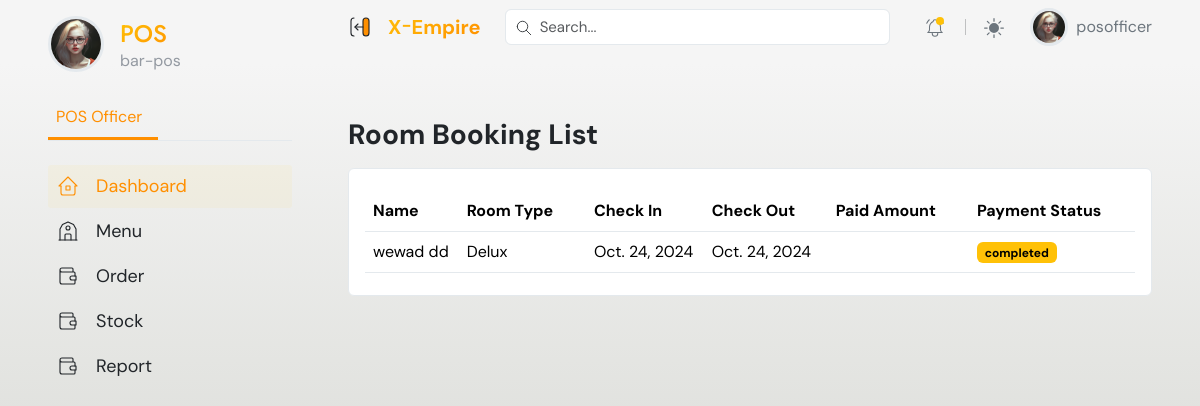
The page /dashboard/admin/view/booking_list/ (signed in) on the database its author committed.
### accounts/models.py (models this page shows, shortened)
class User(AbstractUser):
    email = models.EmailField(unique=True)
    phone = models.CharField(max_length=100, null=True, blank=True)
    is_admin = models.BooleanField(default=False)
    is_supervisor = models.BooleanField(default=False)
    is_account_officer = models.BooleanField(default=False)
    is_frontdesk_officer = models.BooleanField(default=False)
    is_pos_officer = models.BooleanField(default=False)
    is_worker = models.BooleanField(default=False)
    active_status = models.BooleanField(default=False)
    t_and_c = models.BooleanField(default=False)

### hrm/models.py (models this page shows, shortened)
class Employee(models.Model):
    WorkerRoles = (
        ('front_desk', 'front_desk'),
        ('pos_staff', 'pos_staff'),
        ('hr_staff', 'hr_ataff'),
        ('manager', 'manager'),
        ('waiter', 'waiter'),
        ('supervisor', 'supervisor'),
        ('potter', 'potter'),
        ('accountant', 'accountant'),
        ('store_keeper', 'store_keeper'),
        ('security', 'security'),
    )
    user = models.OneToOneField(User, on_delete=models.CASCADE, related_name='employee_profile', null=True, blank=True)
    department_location = models.ForeignKey(DepartmentLocation, on_delete=models.CASCADE, related_name='employee_department',blank=True, null=True)
    role = models.CharField(max_length=50, choices=WorkerRoles, null=True, blank=True)
    emergency_contact_name = models.CharField(max_length=255, null=True, blank=True)
    emergency_contact_relationship = models.CharField(max_length=255, null=True, blank=True)
    emergency_contact_phone = models.CharField(max_length=20, null=True, blank=True, )
    skills = models.ManyToManyField('Skill', related_name='employees', blank=True)
    certifications = models.ManyToManyField('Certification', related_name='employees', blank=True)
    contract_type = models.CharField(max_length=50, choices=[('full_time', 'Full-Time'), ('part_time', 'Part-Time'), ('temporary', 'Temporary')], null=True, blank=True)
    contract_start_date = models.DateField(null=True, blank=True)
    contract_end_date = models.DateField(null=True, blank=True)
    contract_renewal_date = models.DateField(null=True, blank=True)

class DepartmentLocation(models.Model):
    department = models.ForeignKey(Department, on_delete=models.CASCADE, related_name='locations')
    name = models.CharField(max_length=100)
    description = models.TextField(blank=True, null=True)
    date_created = models.DateTimeField(auto_now_add=True)
    class Meta:
        unique_together = ('department', 'name')

### bookings/models.py (models this page shows, shortened)
class Transaction(models.Model):
    user = models.ForeignKey(User, on_delete=models.SET_NULL, null=True, blank=True)
    hotel = models.ForeignKey('Hotel', on_delete=models.SET_NULL, null=True)
    room_type = models.ForeignKey('RoomType', on_delete=models.SET_NULL, null=True)
    room = models.ForeignKey('Room', on_delete=models.CASCADE,null= True)  # This can be used for both bookings and reservations
    check_in_date = models.DateField()
    check_out_date = models.DateField()
    num_adults = models.PositiveIntegerField(default=1)
    num_children = models.PositiveIntegerField(default=0)
    total_amount = models.DecimalField(max_digits=12, decimal_places=2, default=0.00)
    date_created = models.DateTimeField(auto_now_add=True)
    class Meta:
        abstract = True

class Booking(Transaction):
    booking_id = ShortUUIDField(unique=True, length=10, max_length=20, alphabet="abcdefghijklmnopqrstuvxyz")
    is_active = models.BooleanField(default=True)
    checked_in = models.BooleanField(default=False)
    checked_out = models.BooleanField(default=False)
    reservation = models.OneToOneField('Reservation', on_delete=models.SET_NULL, null=True, blank=True)
    room = models.ForeignKey(Room, on_delete=models.CASCADE, null=True, blank=True)  # ForeignKey instead of M2M
    date = models.DateTimeField(auto_now_add=True)
    coupon = models.ForeignKey('Coupon', on_delete=models.SET_NULL, null=True, blank=True)
    @property
    def payment_status(self):
        payment = Payment.objects.filter(booking=self).last()
        return payment.status if payment else 'Unpaid'

class RoomType(models.Model):
    ROOM_TYPES = (
        ('Delux', 'Delux'),
        ('Executive', 'Executive'),
        ('Presidential', 'Presidential'),
    )
    hotel = models.ForeignKey(Hotel, on_delete=models.CASCADE)
    banner_img = models.ImageField(upload_to="room_type", null=True, blank=True)
    type = models.CharField(max_length=20, choices = ROOM_TYPES, null=True, blank=True)
    base_price = models.DecimalField(max_digits=12, decimal_places=2, default=0.00)
    number_of_beds = models.PositiveIntegerField(default=0)
    room_capacity = models.PositiveIntegerField(default=0)
    rtid = ShortUUIDField(unique=True, length=10, max_length=20, alphabet="abcdefghijklmnopqrstuvxyz")
    slug = models.SlugField(null=True, blank=True)
    date = models.DateTimeField(auto_now_add=True)
    def __str__(self):
        return f"{self.type}"

class Payment(models.Model):
    PAYMENT_STATUS_CHOICES = [
        ('pending', 'pending'),
        ('advance', 'advance'),
        ('completed', 'completed'),
        ('failed', 'Failed'),
        ('refunded', 'refunded'),
    ]
    PAYMENT_MODE_CHOICES = [
        ('cash', 'Cash'),
        ('transfer', 'Transfer'),
        ('credit_card', 'Credit Card'),
        ('paypal', 'PayPal'),
    ]
    booking = models.ForeignKey('Booking', related_name='payments', on_delete=models.CASCADE)
    status = models.CharField(max_length=20, choices=PAYMENT_STATUS_CHOICES, default='pending')
    mode = models.CharField(max_length=20, choices=PAYMENT_MODE_CHOICES, default='cash')
    amount = models.DecimalField(max_digits=12, decimal_places=2, default=0.00)
    date = models.DateTimeField(auto_now_add=True)
    transaction_id = ShortUUIDField(unique=True, length=10, max_length=20, alphabet="abcdefghijklmnopqrstuvxyz")

### dashboard/views.py (the view)
# urls.py: path('admin/view/booking_list/',views.admin_booking_list, name ="admin_booking_list"),
def admin_booking_list(request):
    template = "admin_user/admin_bookinglist.html"
    bookin_list = Booking.objects.all()
    room_service_form =  RoomServiceForm()
    additional_charge_form =  AdditionalChargeForm()
    context = {
        'bookings':bookin_list,
        'room_service_form': room_service_form,
        "additional_charge_form":additional_charge_form,
    }
    return render (request,template, context)

### bookings/forms.py
class RoomServiceForm(forms.ModelForm):
    class Meta:
        model = RoomServices
        fields = [ 'service_type','price']
    def __init__(self, *args, **kwargs):
        super(RoomServiceForm, self).__init__(*args, **kwargs)
        self.fields['service_type'].widget.attrs.update({ 'class': 'form-control', 'placeholder': 'Service Type'})
        self.fields['price'].widget.attrs.update({ 'class': 'form-control', 'placeholder': ' Price'})

class AdditionalChargeForm(forms.ModelForm):
    class Meta:
        model =  AdditionalCharge
        fields = ['category', 'description','amount']
    def __init__(self, *args, **kwargs):
        super(AdditionalChargeForm, self).__init__(*args, **kwargs)
        self.fields['category'].widget.attrs.update({ 'class': 'form-control', 'placeholder': 'Choose Category'})
        self.fields['description'].widget.attrs.update({ 'class': 'form-control', 'placeholder': 'Write a description of the service'})
        self.fields['amount'].widget.attrs.update({ 'class': 'form-control', 'placeholder': ' Price'})

### dashboard/templates/admin_user/admin_bookinglist.html (shortened to what this page needs)
{% extends 'dashboard_base.html' %}
{% load static %}
{% block content %}
    <main class="container-fluid px-0">
    {% if request.user.is_admin %}
    {% include '../partials/menubars/admin_sidebar.html' %}
{% elif request.user.is_supervisor %}
    {% include '../partials/menubars/supervisor_sidebar.html' %}
{% elif request.user.is_account_officer %}
    {% include '../partials/menubars/accounting_sidebar.html' %}
{% elif request.user.is_pos_officer %}
    {% include '../partials/menubars/pos_sidebar.html' %}
{% else %}
    {% include '../partials/menubars/frontdesk_sidebar.html' %}
{% endif %}
        <div class="content">
            {% include '../partials/top_header.html' %}
            <div class="px-xl-5 px-lg-4 px-3 py-3 page-body mt-5">
                <div class="row g-3">
                    <div class="col-sm-12">
                        <div class="d-flex align-items-center justify-content-between flex-wrap">
                            <h3 class="fw-bold mb-0">Room Booking List</h3>
                        </div>
                    </div>
                    <div class="col-sm-12">
                        <div class="card">
                            <div class="card-body">
                                <table class="table dataTable align-middle table-hover table-body" style="width: 100%;">
                                    <thead>
                                        <tr>
                                            <th>Name</th>
                                            <th>Room Type</th>
                                            <th>Check In</th>
                                            <th>Check Out</th>
                                            <th>Paid Amount</th>
                                            <th>Payment Status</th>
                                        </tr>
                                    </thead>
                                    <tbody>
                                        {% for booking in bookings %}
                                            <tr>
                                                <td>
                                                    {{booking.user.first_name}}  {{booking.user.last_name}}
                                                </td>
                                                <td>{{booking.room_type}}</td>
                                                <td>{{booking.check_in_date}}</td>
                                                <td>{{booking.check_out_date}}</td>
                                                <td>{{booking.total}}</td>
                                                <td><span class="badge text-bg-warning">{{booking.payment_status}}</span></td>
                                            </tr>
                                        {% endfor %}
                                    </tbody>
                                </table>
                            </div>
                        </div>
                    </div>
                </div>
            </div>
        </div>
    </main>
{% endblock %}

### dashboard/templates/partials/menubars/pos_sidebar.html (shortened to what this page needs)
{% load static %}
<aside class="ps-xl-5 ps-lg-4 ps-3 pe-2 py-3 sidebar sticky-top" data-bs-theme="none">
  <nav class="navbar navbar-expand-xl py-0">
    <div
      class="offcanvas offcanvas-start"
      data-bs-scroll="true"
      tabindex="-1"
      id="offcanvas_Navbar"
    >
      <div class="offcanvas-body flex-column custom_scroll ps-4 ps-xl-0">
        <div class="d-flex align-items-start mb-4">
          <img
            class="avatar lg rounded-circle border border-3"
            src="../assets/images/profile_av.png"
            alt="avatar"
          />
          <div class="ms-3 mt-1">
            <h4 class="mb-0 text-gradient title-font">POS</h4>
            <span class="text-muted">  {{ request.user.employee_profile.department_location.name}} </span>
          </div>
        </div>
        <ul
          class="nav nav-tabs tab-dynamic px-0 mb-4"
          role="tablist"
          style="--dynamic-color: var(--accent-color)"
        >
          <li class="nav-item" role="presentation">
            <a
              class="ps-2 pe-3 nav-link active"
              data-bs-toggle="tab"
              href="#tab_hotels"
              role="tab"
              aria-selected="false"
              tabindex="-1"
            >POS Officer </a
              >
            </li>
          </ul>
          <div class="tab-content">
            <div
              class="tab-pane fade active show"
              id="tab_hotels"
              role="tabpanel"
            >
              <ul class="list-unstyled mb-4 menu-list">
                <li>
                  <a
                    class="active"
                    href="{% url 'dashboard:pos_user_dashboard' %}"
                    aria-label="Hotel Dashboard"
                  >
                    <span class="mx-3">Dashboard</span>
                  </a>
                </li>
                <li>
                  <a href="{% url 'pos:products' %}" aria-label="Hotel Front">
                    <span class="mx-3">Menu</span>
                  </a>
                </li>
                <li>
                  <a
                    href="{% url 'dashboard:pos_orders' %}"
                    aria-label="Transaction list"
                  >
                    <span class="mx-3">Order </span>
                  </a>
                </li>
                <li>
                  <a
                    href="{% url 'dashboard:received_stock' %}"
                    aria-label="Transaction list"
                  >
                    <span class="mx-3">Stock </span>
                  </a>
                </li>
                <li>
                  <a
                    href="#"
                    aria-label="Transaction list"
                  >
                    <span class="mx-3">Report</span>
                  </a>
                </li>
              </div>
            </div>
          </div>
        </div>
      </nav>
    </aside>

### dashboard/templates/partials/top_header.html (shortened to what this page needs)
{% load static %}
<header class="px-xl-5 px-lg-4 px-3 sticky-top" data-bs-theme="none">
    <div class="d-flex justify-content-between align-items-center py-2 w-100">
        <div class="d-flex align-items-center pe-4">
            <button class="btn d-xl-inline-flex d-none border-0 p-0 pe-2 sidebar-toggle-btn" type="button">
            </button>
            <a href="index.html" class="brand-icon text-decoration-none d-flex align-items-center" title="X-Empire Admin Template">
                <span class="fw-bold ps-2 fs-5 d-none d-xl-inline-flex text-gradient">X <small>-</small>Empire</span>
            </a>
        </div>
        <form class="dropdown main-search me-md-4 w-100 d-none d-md-inline-flex">
            <div class="w-100" data-bs-toggle="dropdown" data-bs-auto-close="outside">
                <input type="text" class="form-control" placeholder="Search..." aria-label="Search...">
            </div>
        </form>
        <ul class="header-menu flex-grow-1">
            <li class="nav-item dropdown px-md-1 d-none d-md-inline-flex">
                <a class="dropdown-toggle gray-6" href="#" role="button" data-bs-toggle="dropdown" aria-expanded="false" title="notification">
                    <span class="bullet-dot bg-primary animation-blink"></span>
                </a>
            </li>
            <li class="nav-item py-2 py-md-1 col-auto">
            </li>
            <li class="nav-item dropdown px-md-1">
                <a class="dropdown-toggle gray-6" href="#" id="bd-theme" data-bs-toggle="dropdown" aria-expanded="false">
                    <svg width="20" height="20" fill="currentColor" viewBox="0 0 24 24" class="theme-icon-active"><use href="#sun-fill"></use></svg>
                </a>
            </li>
            <li class="nav-item user ms-3">
                <a class="dropdown-toggle gray-6 d-flex text-decoration-none align-items-center lh-sm p-0" href="#" role="button" data-bs-toggle="dropdown" aria-expanded="false" title="User" data-bs-auto-close="outside">
                    {% if request.user.profile.image %}
                        <img class="avatar rounded-circle border border-3" src="{% static 'dashboard/assets/images/profile_av.png' %}" alt="profile image">
                    {% else %}
                        <img class="avatar rounded-circle border border-3" src="{% static 'dashboard/assets/images/profile_av.png' %}" alt="profile image">
                    {% endif %}
                    <span class="ms-2 fs-6 d-none d-sm-inline-flex">{{request.user.first_name}}</span>
                </a>
            </li>
        </ul>
    </div>
</header>

### rows shown on the page
User: user.employee_profile.department_location.name "bar-pos", user.first_name "posofficer"
Booking: user.first_name "wewad", user.last_name "dd", room_type "Delux", check_in_date "Oct. 24, 2024", check_out_date "Oct. 24, 2024", payment_status "completed"
